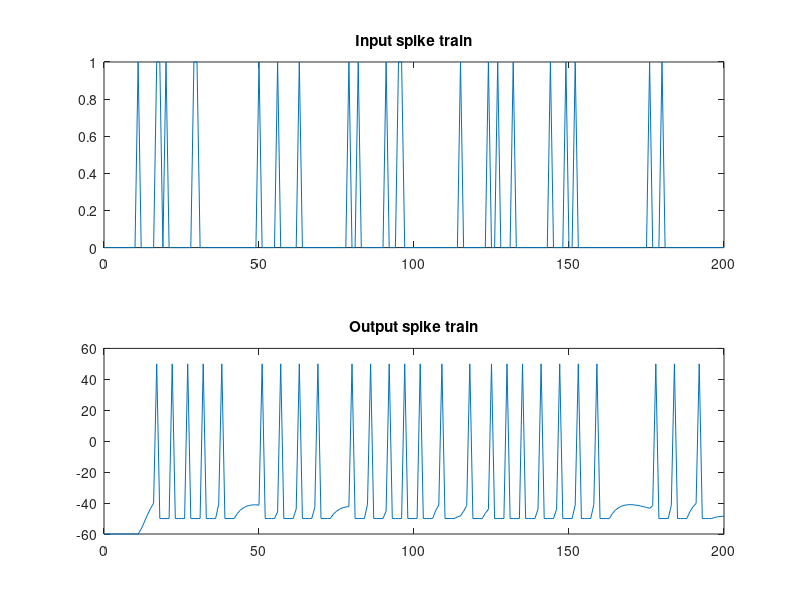

Source code (MATLAB):
% Fire a neuron via alpha function synapse and random input spike train
% R Rao 2007

clear
rand('state',0)
% I & F implementation dV/dt = - V/RC + I/C
h = 1; % step size, Euler method, = dt ms
t_max= 200; % ms, simulation time period
tstop = t_max/h; % number of time steps
ref = 0; % refractory period counter

% Generate random input spikes
% Note: This is not entirely realistic - no refractory period
% Also: if you change step size h, input spike train changes too...
spike_train = rand(tstop,1);
thr = 0.9; % threshold for random spikes
spike_train(find(spike_train > thr)) = ones(size((find(spike_train > thr))));
spike_train(find(spike_train < thr)) = zeros(size((find(spike_train < thr))));

% alpha func synaptic conductance
t_a = 100; % Max duration of syn conductance
t_peak = 4; % ms
g_peak = 0.05; % nS (peak synaptic conductance)
const = g_peak/(t_peak*exp(-1)); 
t_vec = 0:h:t_a;
alpha_func = const*t_vec.*(exp(-t_vec/t_peak));
clf
plot(t_vec(1:80),alpha_func(1:80))
xlabel('t (in ms)')
title('Alpha Function (Synaptic Conductance for Spike at t=0)')
pause(2) 

% capacitance and leak resistance
C = 0.5; % nF
R = 40; % M ohms

% conductance and associated parameters to simulate spike rate adaptation
g_ad = 0; 
G_inc = 1/h;
tau_ad = 2;

% Initialize basic parameters
E_leak = -60; % mV, equilibrium potential
E_syn = 0; % Excitatory synapse (why is this excitatory?)
g_syn = 0; % Current syn conductance
V_th = -40; % spike threshold mV
V_spike = 50; % spike value mV
ref_max = 4/h; % Starting value of ref period counter
t_list = [];
V = E_leak;
V_trace = [V];
t_trace = [0];

clf
subplot(2,1,1)
plot(0:h:t_max,[0; spike_train])
title('Input spike train')

for t = 1:tstop

   % Compute input
   if (spike_train(t) > 0) % check for input spike
    t_list = [t_list; 1];
   end   
   % Calculate synaptic current due to current and past input spikes
   g_syn = sum(alpha_func(t_list));
   I_syn = g_syn*(E_syn - V); 

   % Update spike times
   if t_list
     t_list = t_list + 1;
     if (t_list(1) == t_a)  % Reached max duration of syn conductance
       t_list = t_list(2:max(size(t_list)));
     end
   end

   % Compute membrane voltage
   % Euler method: V(t+h) = V(t) + h*dV/dt
   if ~ref
     V = V + h*(- ((V-E_leak)*(1+R*g_ad)/(R*C)) + (I_syn/C));
     g_ad = g_ad + h*(- g_ad/tau_ad); % spike rate adaptation
   else
     ref = ref - 1;
     V = V_th-10; % reset voltage after spike
     g_ad = 0;
   end
   
   % Generate spike
   if ((V > V_th) && ~ref)
     V = V_spike;
     ref = ref_max;
     g_ad = g_ad + G_inc;
   end

   V_trace = [V_trace V];
   t_trace = [t_trace t*h];   
end

subplot(2,1,2)
plot(t_trace,V_trace)
drawnow
title('Output spike train')
